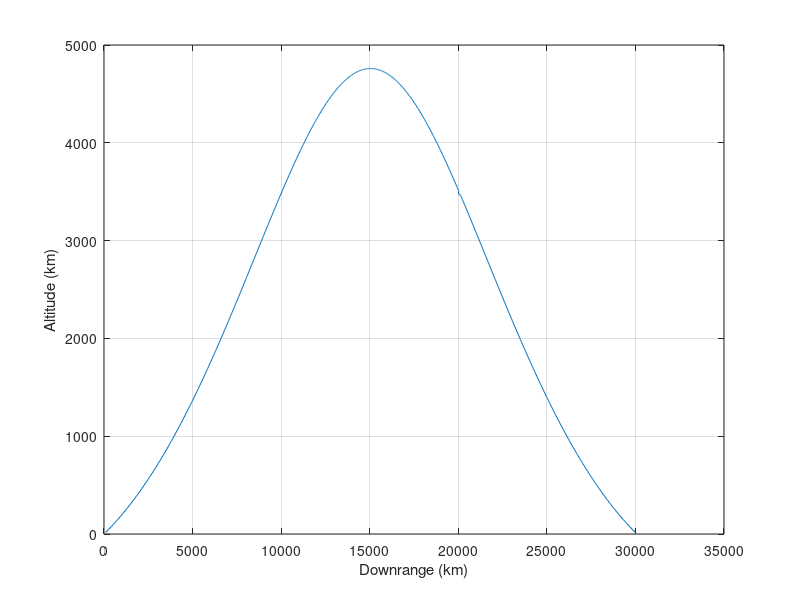

Source code (MATLAB):
clear
n=0;
QFIRST=1;
H=.01;
GM=1.4077E16;
A=2.0926E7;
GAMDEG=170.;
GAM=GAMDEG/57.3;
DISTKM=10000.;
ANGDEG=0. ;
ANG=ANGDEG/57.3;
PHI=DISTKM*3280./A;
ALTKM=0.;
ALT=ALTKM*3280.;
R0=A+ALT;
TOP=GM*(1.-cos(PHI));
TEMP=R0*cos(GAM)/A-cos(PHI+GAM);
BOT=R0*cos(GAM)*TEMP;
V=sqrt(TOP/BOT);
VRX=V*cos(1.5708-GAM+ANG);
VRY=V*sin(1.5708-GAM+ANG);
S=0.;
SCOUNT=0.;
X=(A+ALT)*cos(ANG);
Y=(A+ALT)*sin(ANG);
XFIRST=X;
YFIRST=Y;
X1=VRX;
Y1=VRY;
IPZ=1;
T=0.;
BETAOLD=0.;
while ~((T>10.) & ALT<0.)
	XOLD=X;
	YOLD=Y;
	X1OLD=X1;
	Y1OLD=Y1;
	STEP=1;
	FLAG=0;
     	while STEP <=1
         	if FLAG==1
             		STEP=2;
			X=X+H*XD;
			Y=Y+H*YD;
			X1=X1+H*X1D;
			Y1=Y1+H*Y1D;
			T=T+H;
		end
		TEMBOT=(X^2+Y^2)^1.5;
		X1D=-GM*X/TEMBOT;
		Y1D=-GM*Y/TEMBOT;
		XD=X1;
		YD=Y1;
		FLAG=1;
     	end
     	FLAG=0;
	Y=(YOLD+Y)/2+.5*H*YD;
	X1=(X1OLD+X1)/2+.5*H*X1D;
	Y1=(Y1OLD+Y1)/2+.5*H*Y1D;
	ALT=sqrt(X^2+Y^2)-A; 
	S=S+H;
	SCOUNT=SCOUNT+H;
	if SCOUNT>=9.9999
     		SCOUNT=0.;
		ALTKM=ALT/3280.;
		VKM=sqrt(X1^2+Y1^2)/3280.;
		R=sqrt(X^2+Y^2);
		RF=sqrt(XFIRST^2+YFIRST^2);
		CBETA=(X*XFIRST+Y*YFIRST)/(R*RF);
		if CBETA>1
			CBETA=1;
		end
		BETA=acos(CBETA);
		if IPZ==0
			BETA=2*3.14159-BETA;
		end
		DISTRTKM=A*BETA/3280;
		if T>100 & BETA<BETAOLD & QFIRST==1
			IPZ=0;
			QFIRST=0
		elseif QFIRST==1
			IPZ=1 ;
		end
		XKM=X/3280.; 
		YKM=Y/3280.;
		BETAOLD=BETA;
		n=n+1;
		ArrayT(n)=T;
		ArrayDISTRTKM(n)=DISTRTKM;
		ArrayALTKM(n)=ALTKM;
		ArrayXKM(n)=XKM;
		ArrayYKM(n)=YKM;
		ArrayVKM(n)=VKM;
	end
end
figure
plot(ArrayDISTRTKM,ArrayALTKM),grid
xlabel('Downrange (km)')
ylabel('Altitude (km)')
clc
output=[ArrayDISTRTKM',ArrayALTKM',ArrayVKM'];
save datfil.txt output -ascii
disp 'simulation finished'
